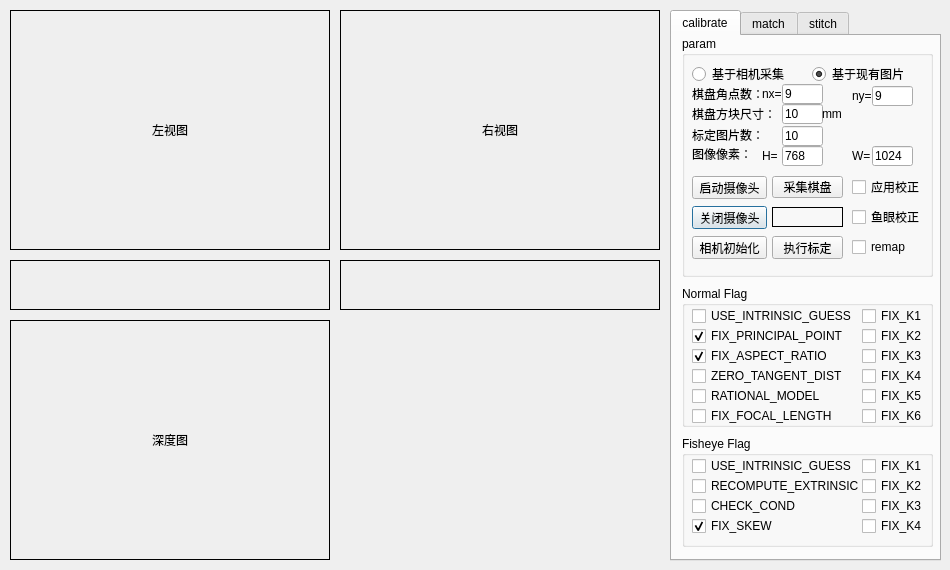
<?xml version="1.0" encoding="UTF-8"?>
<ui version="4.0">
 <class>Dialog</class>
 <widget class="QDialog" name="Dialog">
  <property name="geometry">
   <rect>
    <x>0</x>
    <y>0</y>
    <width>950</width>
    <height>570</height>
   </rect>
  </property>
  <property name="windowTitle">
   <string>Dialog</string>
  </property>
  <widget class="QLabel" name="label_left">
   <property name="geometry">
    <rect>
     <x>10</x>
     <y>10</y>
     <width>320</width>
     <height>240</height>
    </rect>
   </property>
   <property name="frameShape">
    <enum>QFrame::Box</enum>
   </property>
   <property name="text">
    <string>左视图</string>
   </property>
   <property name="alignment">
    <set>Qt::AlignCenter</set>
   </property>
  </widget>
  <widget class="QLabel" name="label_right">
   <property name="geometry">
    <rect>
     <x>340</x>
     <y>10</y>
     <width>320</width>
     <height>240</height>
    </rect>
   </property>
   <property name="frameShape">
    <enum>QFrame::Box</enum>
   </property>
   <property name="text">
    <string>右视图</string>
   </property>
   <property name="alignment">
    <set>Qt::AlignCenter</set>
   </property>
  </widget>
  <widget class="QLabel" name="label_dispa">
   <property name="geometry">
    <rect>
     <x>10</x>
     <y>320</y>
     <width>320</width>
     <height>240</height>
    </rect>
   </property>
   <property name="frameShape">
    <enum>QFrame::Box</enum>
   </property>
   <property name="text">
    <string>深度图</string>
   </property>
   <property name="alignment">
    <set>Qt::AlignCenter</set>
   </property>
  </widget>
  <widget class="QTabWidget" name="tabWidget">
   <property name="geometry">
    <rect>
     <x>670</x>
     <y>10</y>
     <width>271</width>
     <height>551</height>
    </rect>
   </property>
   <property name="currentIndex">
    <number>0</number>
   </property>
   <widget class="QWidget" name="calibrate">
    <attribute name="title">
     <string>calibrate</string>
    </attribute>
    <widget class="QGroupBox" name="groupBox_2">
     <property name="geometry">
      <rect>
       <x>10</x>
       <y>0</y>
       <width>251</width>
       <height>241</height>
      </rect>
     </property>
     <property name="title">
      <string>param</string>
     </property>
     <widget class="QRadioButton" name="radioButton_cam">
      <property name="geometry">
       <rect>
        <x>10</x>
        <y>30</y>
        <width>111</width>
        <height>16</height>
       </rect>
      </property>
      <property name="text">
       <string>基于相机采集</string>
      </property>
     </widget>
     <widget class="QRadioButton" name="radioButton_img">
      <property name="geometry">
       <rect>
        <x>130</x>
        <y>30</y>
        <width>101</width>
        <height>16</height>
       </rect>
      </property>
      <property name="text">
       <string>基于现有图片</string>
      </property>
      <property name="checkable">
       <bool>true</bool>
      </property>
      <property name="checked">
       <bool>true</bool>
      </property>
      <property name="autoRepeat">
       <bool>false</bool>
      </property>
     </widget>
     <widget class="QLineEdit" name="lineEdit_pic_num">
      <property name="geometry">
       <rect>
        <x>100</x>
        <y>90</y>
        <width>41</width>
        <height>20</height>
       </rect>
      </property>
      <property name="text">
       <string>10</string>
      </property>
     </widget>
     <widget class="QLineEdit" name="lineEdit_length">
      <property name="geometry">
       <rect>
        <x>100</x>
        <y>68</y>
        <width>41</width>
        <height>20</height>
       </rect>
      </property>
      <property name="text">
       <string>10</string>
      </property>
     </widget>
     <widget class="QLabel" name="label_10">
      <property name="geometry">
       <rect>
        <x>10</x>
        <y>91</y>
        <width>81</width>
        <height>16</height>
       </rect>
      </property>
      <property name="text">
       <string>标定图片数：</string>
      </property>
     </widget>
     <widget class="QLineEdit" name="lineEdit_py">
      <property name="geometry">
       <rect>
        <x>190</x>
        <y>50</y>
        <width>41</width>
        <height>20</height>
       </rect>
      </property>
      <property name="text">
       <string>9</string>
      </property>
     </widget>
     <widget class="QLineEdit" name="lineEdit_px">
      <property name="geometry">
       <rect>
        <x>100</x>
        <y>48</y>
        <width>41</width>
        <height>20</height>
       </rect>
      </property>
      <property name="text">
       <string>9</string>
      </property>
     </widget>
     <widget class="QLabel" name="label_5">
      <property name="geometry">
       <rect>
        <x>10</x>
        <y>50</y>
        <width>71</width>
        <height>16</height>
       </rect>
      </property>
      <property name="text">
       <string>棋盘角点数：</string>
      </property>
     </widget>
     <widget class="QLabel" name="label_6">
      <property name="geometry">
       <rect>
        <x>80</x>
        <y>50</y>
        <width>21</width>
        <height>16</height>
       </rect>
      </property>
      <property name="text">
       <string>nx=</string>
      </property>
     </widget>
     <widget class="QLabel" name="label_7">
      <property name="geometry">
       <rect>
        <x>170</x>
        <y>52</y>
        <width>21</width>
        <height>16</height>
       </rect>
      </property>
      <property name="text">
       <string>ny=</string>
      </property>
     </widget>
     <widget class="QLabel" name="label_9">
      <property name="geometry">
       <rect>
        <x>140</x>
        <y>70</y>
        <width>31</width>
        <height>16</height>
       </rect>
      </property>
      <property name="text">
       <string>mm</string>
      </property>
     </widget>
     <widget class="QLabel" name="label_8">
      <property name="geometry">
       <rect>
        <x>10</x>
        <y>70</y>
        <width>81</width>
        <height>16</height>
       </rect>
      </property>
      <property name="text">
       <string>棋盘方块尺寸：</string>
      </property>
     </widget>
     <widget class="QCheckBox" name="checkBox_rectify">
      <property name="geometry">
       <rect>
        <x>170</x>
        <y>143</y>
        <width>71</width>
        <height>16</height>
       </rect>
      </property>
      <property name="text">
       <string>应用校正</string>
      </property>
      <property name="checked">
       <bool>false</bool>
      </property>
     </widget>
     <widget class="QPushButton" name="pushButton_CloseCam">
      <property name="geometry">
       <rect>
        <x>10</x>
        <y>170</y>
        <width>75</width>
        <height>23</height>
       </rect>
      </property>
      <property name="text">
       <string>关闭摄像头</string>
      </property>
     </widget>
     <widget class="QPushButton" name="pushButton_Calib">
      <property name="geometry">
       <rect>
        <x>90</x>
        <y>200</y>
        <width>71</width>
        <height>23</height>
       </rect>
      </property>
      <property name="text">
       <string>执行标定</string>
      </property>
     </widget>
     <widget class="QPushButton" name="pushButton_OpenCam">
      <property name="geometry">
       <rect>
        <x>10</x>
        <y>140</y>
        <width>75</width>
        <height>23</height>
       </rect>
      </property>
      <property name="text">
       <string>启动摄像头</string>
      </property>
     </widget>
     <widget class="QPushButton" name="pushButton_chessboard">
      <property name="geometry">
       <rect>
        <x>90</x>
        <y>140</y>
        <width>71</width>
        <height>22</height>
       </rect>
      </property>
      <property name="text">
       <string>采集棋盘</string>
      </property>
     </widget>
     <widget class="QLabel" name="label_info">
      <property name="geometry">
       <rect>
        <x>90</x>
        <y>171</y>
        <width>71</width>
        <height>20</height>
       </rect>
      </property>
      <property name="frameShape">
       <enum>QFrame::Box</enum>
      </property>
      <property name="text">
       <string/>
      </property>
      <property name="textFormat">
       <enum>Qt::PlainText</enum>
      </property>
     </widget>
     <widget class="QPushButton" name="pushButton_initCamera">
      <property name="geometry">
       <rect>
        <x>10</x>
        <y>200</y>
        <width>75</width>
        <height>23</height>
       </rect>
      </property>
      <property name="text">
       <string>相机初始化</string>
      </property>
     </widget>
     <widget class="QLabel" name="label_18">
      <property name="geometry">
       <rect>
        <x>10</x>
        <y>110</y>
        <width>81</width>
        <height>16</height>
       </rect>
      </property>
      <property name="text">
       <string>图像像素：</string>
      </property>
     </widget>
     <widget class="QLineEdit" name="lineEdit_height">
      <property name="geometry">
       <rect>
        <x>100</x>
        <y>110</y>
        <width>41</width>
        <height>20</height>
       </rect>
      </property>
      <property name="text">
       <string>768</string>
      </property>
     </widget>
     <widget class="QLabel" name="label_19">
      <property name="geometry">
       <rect>
        <x>80</x>
        <y>110</y>
        <width>21</width>
        <height>20</height>
       </rect>
      </property>
      <property name="text">
       <string>H=</string>
      </property>
     </widget>
     <widget class="QLabel" name="label_20">
      <property name="geometry">
       <rect>
        <x>170</x>
        <y>110</y>
        <width>21</width>
        <height>20</height>
       </rect>
      </property>
      <property name="text">
       <string>W=</string>
      </property>
     </widget>
     <widget class="QLineEdit" name="lineEdit_width">
      <property name="geometry">
       <rect>
        <x>190</x>
        <y>110</y>
        <width>41</width>
        <height>20</height>
       </rect>
      </property>
      <property name="text">
       <string>1024</string>
      </property>
     </widget>
     <widget class="QCheckBox" name="checkBox_remap">
      <property name="geometry">
       <rect>
        <x>170</x>
        <y>203</y>
        <width>61</width>
        <height>16</height>
       </rect>
      </property>
      <property name="text">
       <string>remap</string>
      </property>
      <property name="checked">
       <bool>false</bool>
      </property>
     </widget>
     <widget class="QCheckBox" name="checkBox_fisheye">
      <property name="geometry">
       <rect>
        <x>170</x>
        <y>173</y>
        <width>71</width>
        <height>16</height>
       </rect>
      </property>
      <property name="text">
       <string>鱼眼校正</string>
      </property>
      <property name="checked">
       <bool>false</bool>
      </property>
     </widget>
    </widget>
    <widget class="QGroupBox" name="groupBox_3">
     <property name="geometry">
      <rect>
       <x>10</x>
       <y>250</y>
       <width>251</width>
       <height>141</height>
      </rect>
     </property>
     <property name="title">
      <string>Normal Flag</string>
     </property>
     <widget class="QCheckBox" name="checkBox_UIG">
      <property name="geometry">
       <rect>
        <x>10</x>
        <y>20</y>
        <width>161</width>
        <height>20</height>
       </rect>
      </property>
      <property name="text">
       <string>USE_INTRINSIC_GUESS</string>
      </property>
      <property name="checked">
       <bool>false</bool>
      </property>
     </widget>
     <widget class="QCheckBox" name="checkBox_FPP">
      <property name="geometry">
       <rect>
        <x>10</x>
        <y>40</y>
        <width>161</width>
        <height>20</height>
       </rect>
      </property>
      <property name="text">
       <string>FIX_PRINCIPAL_POINT</string>
      </property>
      <property name="checked">
       <bool>true</bool>
      </property>
     </widget>
     <widget class="QCheckBox" name="checkBox_FAR">
      <property name="geometry">
       <rect>
        <x>10</x>
        <y>60</y>
        <width>161</width>
        <height>20</height>
       </rect>
      </property>
      <property name="text">
       <string>FIX_ASPECT_RATIO</string>
      </property>
      <property name="checked">
       <bool>true</bool>
      </property>
     </widget>
     <widget class="QCheckBox" name="checkBox_ZTD">
      <property name="geometry">
       <rect>
        <x>10</x>
        <y>80</y>
        <width>161</width>
        <height>20</height>
       </rect>
      </property>
      <property name="text">
       <string>ZERO_TANGENT_DIST</string>
      </property>
     </widget>
     <widget class="QCheckBox" name="checkBox_RM">
      <property name="geometry">
       <rect>
        <x>10</x>
        <y>100</y>
        <width>161</width>
        <height>20</height>
       </rect>
      </property>
      <property name="text">
       <string>RATIONAL_MODEL</string>
      </property>
      <property name="checked">
       <bool>false</bool>
      </property>
     </widget>
     <widget class="QCheckBox" name="checkBox_FK1">
      <property name="geometry">
       <rect>
        <x>180</x>
        <y>20</y>
        <width>71</width>
        <height>20</height>
       </rect>
      </property>
      <property name="text">
       <string>FIX_K1</string>
      </property>
     </widget>
     <widget class="QCheckBox" name="checkBox_FK2">
      <property name="geometry">
       <rect>
        <x>180</x>
        <y>40</y>
        <width>71</width>
        <height>20</height>
       </rect>
      </property>
      <property name="text">
       <string>FIX_K2</string>
      </property>
     </widget>
     <widget class="QCheckBox" name="checkBox_FK3">
      <property name="geometry">
       <rect>
        <x>180</x>
        <y>60</y>
        <width>71</width>
        <height>20</height>
       </rect>
      </property>
      <property name="text">
       <string>FIX_K3</string>
      </property>
     </widget>
     <widget class="QCheckBox" name="checkBox_FK5">
      <property name="geometry">
       <rect>
        <x>180</x>
        <y>100</y>
        <width>71</width>
        <height>20</height>
       </rect>
      </property>
      <property name="text">
       <string>FIX_K5</string>
      </property>
     </widget>
     <widget class="QCheckBox" name="checkBox_FK4">
      <property name="geometry">
       <rect>
        <x>180</x>
        <y>80</y>
        <width>71</width>
        <height>20</height>
       </rect>
      </property>
      <property name="text">
       <string>FIX_K4</string>
      </property>
     </widget>
     <widget class="QCheckBox" name="checkBox_FK6">
      <property name="geometry">
       <rect>
        <x>180</x>
        <y>120</y>
        <width>71</width>
        <height>20</height>
       </rect>
      </property>
      <property name="text">
       <string>FIX_K6</string>
      </property>
     </widget>
     <widget class="QCheckBox" name="checkBox_FFL">
      <property name="geometry">
       <rect>
        <x>10</x>
        <y>120</y>
        <width>151</width>
        <height>20</height>
       </rect>
      </property>
      <property name="text">
       <string>FIX_FOCAL_LENGTH</string>
      </property>
      <property name="checked">
       <bool>false</bool>
      </property>
     </widget>
    </widget>
    <widget class="QGroupBox" name="groupBox_4">
     <property name="geometry">
      <rect>
       <x>10</x>
       <y>400</y>
       <width>251</width>
       <height>111</height>
      </rect>
     </property>
     <property name="title">
      <string>Fisheye Flag</string>
     </property>
     <widget class="QCheckBox" name="checkBox_FUIG">
      <property name="geometry">
       <rect>
        <x>10</x>
        <y>20</y>
        <width>161</width>
        <height>20</height>
       </rect>
      </property>
      <property name="text">
       <string>USE_INTRINSIC_GUESS</string>
      </property>
      <property name="checked">
       <bool>false</bool>
      </property>
     </widget>
     <widget class="QCheckBox" name="checkBox_FRE">
      <property name="geometry">
       <rect>
        <x>10</x>
        <y>40</y>
        <width>171</width>
        <height>20</height>
       </rect>
      </property>
      <property name="text">
       <string>RECOMPUTE_EXTRINSIC</string>
      </property>
      <property name="checked">
       <bool>false</bool>
      </property>
     </widget>
     <widget class="QCheckBox" name="checkBox_FCC">
      <property name="geometry">
       <rect>
        <x>10</x>
        <y>60</y>
        <width>221</width>
        <height>20</height>
       </rect>
      </property>
      <property name="text">
       <string>CHECK_COND</string>
      </property>
      <property name="checked">
       <bool>false</bool>
      </property>
     </widget>
     <widget class="QCheckBox" name="checkBox_FFS">
      <property name="geometry">
       <rect>
        <x>10</x>
        <y>80</y>
        <width>221</width>
        <height>20</height>
       </rect>
      </property>
      <property name="text">
       <string>FIX_SKEW</string>
      </property>
      <property name="checked">
       <bool>true</bool>
      </property>
     </widget>
     <widget class="QCheckBox" name="checkBox_FFK1">
      <property name="geometry">
       <rect>
        <x>180</x>
        <y>20</y>
        <width>71</width>
        <height>20</height>
       </rect>
      </property>
      <property name="text">
       <string>FIX_K1</string>
      </property>
     </widget>
     <widget class="QCheckBox" name="checkBox_FFK2">
      <property name="geometry">
       <rect>
        <x>180</x>
        <y>40</y>
        <width>71</width>
        <height>20</height>
       </rect>
      </property>
      <property name="text">
       <string>FIX_K2</string>
      </property>
     </widget>
     <widget class="QCheckBox" name="checkBox_FFK3">
      <property name="geometry">
       <rect>
        <x>180</x>
        <y>60</y>
        <width>71</width>
        <height>20</height>
       </rect>
      </property>
      <property name="text">
       <string>FIX_K3</string>
      </property>
     </widget>
     <widget class="QCheckBox" name="checkBox_FFK4">
      <property name="geometry">
       <rect>
        <x>180</x>
        <y>80</y>
        <width>71</width>
        <height>20</height>
       </rect>
      </property>
      <property name="text">
       <string>FIX_K4</string>
      </property>
     </widget>
    </widget>
   </widget>
   <widget class="QWidget" name="match">
    <attribute name="title">
     <string>match</string>
    </attribute>
    <widget class="QGroupBox" name="groupBox">
     <property name="geometry">
      <rect>
       <x>10</x>
       <y>10</y>
       <width>240</width>
       <height>240</height>
      </rect>
     </property>
     <property name="title">
      <string>双目匹配</string>
     </property>
     <widget class="QRadioButton" name="radioButton_BM">
      <property name="geometry">
       <rect>
        <x>10</x>
        <y>20</y>
        <width>41</width>
        <height>16</height>
       </rect>
      </property>
      <property name="text">
       <string>BM</string>
      </property>
     </widget>
     <widget class="QRadioButton" name="radioButton_SGBM">
      <property name="geometry">
       <rect>
        <x>60</x>
        <y>20</y>
        <width>61</width>
        <height>16</height>
       </rect>
      </property>
      <property name="text">
       <string>SGBM</string>
      </property>
      <property name="checked">
       <bool>true</bool>
      </property>
     </widget>
     <widget class="QRadioButton" name="radioButton_VAR">
      <property name="geometry">
       <rect>
        <x>130</x>
        <y>20</y>
        <width>51</width>
        <height>16</height>
       </rect>
      </property>
      <property name="text">
       <string>VAR</string>
      </property>
     </widget>
     <widget class="QLabel" name="label">
      <property name="geometry">
       <rect>
        <x>10</x>
        <y>50</y>
        <width>54</width>
        <height>12</height>
       </rect>
      </property>
      <property name="text">
       <string>minDisp</string>
      </property>
     </widget>
     <widget class="QLabel" name="label_2">
      <property name="geometry">
       <rect>
        <x>10</x>
        <y>72</y>
        <width>54</width>
        <height>12</height>
       </rect>
      </property>
      <property name="text">
       <string>numDisp</string>
      </property>
     </widget>
     <widget class="QLabel" name="label_3">
      <property name="geometry">
       <rect>
        <x>10</x>
        <y>92</y>
        <width>61</width>
        <height>16</height>
       </rect>
      </property>
      <property name="text">
       <string>SADWinSize</string>
      </property>
     </widget>
     <widget class="QLabel" name="label_11">
      <property name="geometry">
       <rect>
        <x>10</x>
        <y>113</y>
        <width>54</width>
        <height>12</height>
       </rect>
      </property>
      <property name="text">
       <string>textThres</string>
      </property>
     </widget>
     <widget class="QLabel" name="label_12">
      <property name="geometry">
       <rect>
        <x>10</x>
        <y>132</y>
        <width>71</width>
        <height>16</height>
       </rect>
      </property>
      <property name="text">
       <string>dispMaxDiff</string>
      </property>
     </widget>
     <widget class="QLabel" name="label_13">
      <property name="geometry">
       <rect>
        <x>128</x>
        <y>50</y>
        <width>61</width>
        <height>16</height>
       </rect>
      </property>
      <property name="text">
       <string>prefitCap</string>
      </property>
     </widget>
     <widget class="QLabel" name="label_14">
      <property name="geometry">
       <rect>
        <x>128</x>
        <y>70</y>
        <width>61</width>
        <height>16</height>
       </rect>
      </property>
      <property name="text">
       <string>uniqRatio</string>
      </property>
     </widget>
     <widget class="QLabel" name="label_15">
      <property name="geometry">
       <rect>
        <x>128</x>
        <y>91</y>
        <width>61</width>
        <height>16</height>
       </rect>
      </property>
      <property name="text">
       <string>SpeckRange</string>
      </property>
     </widget>
     <widget class="QLabel" name="label_16">
      <property name="geometry">
       <rect>
        <x>126</x>
        <y>112</y>
        <width>81</width>
        <height>16</height>
       </rect>
      </property>
      <property name="text">
       <string>SpeckWinSize</string>
      </property>
     </widget>
     <widget class="QSpinBox" name="spinBox_minDisp">
      <property name="geometry">
       <rect>
        <x>80</x>
        <y>50</y>
        <width>42</width>
        <height>22</height>
       </rect>
      </property>
     </widget>
     <widget class="QSpinBox" name="spinBox_numDisp">
      <property name="geometry">
       <rect>
        <x>80</x>
        <y>70</y>
        <width>42</width>
        <height>22</height>
       </rect>
      </property>
      <property name="minimum">
       <number>16</number>
      </property>
      <property name="maximum">
       <number>256</number>
      </property>
      <property name="singleStep">
       <number>16</number>
      </property>
      <property name="value">
       <number>64</number>
      </property>
     </widget>
     <widget class="QSpinBox" name="spinBox_SADWS">
      <property name="geometry">
       <rect>
        <x>80</x>
        <y>90</y>
        <width>42</width>
        <height>22</height>
       </rect>
      </property>
      <property name="minimum">
       <number>5</number>
      </property>
      <property name="maximum">
       <number>255</number>
      </property>
      <property name="singleStep">
       <number>2</number>
      </property>
      <property name="value">
       <number>5</number>
      </property>
     </widget>
     <widget class="QSpinBox" name="spinBox_textThres">
      <property name="geometry">
       <rect>
        <x>80</x>
        <y>110</y>
        <width>42</width>
        <height>22</height>
       </rect>
      </property>
      <property name="value">
       <number>10</number>
      </property>
     </widget>
     <widget class="QSpinBox" name="spinBox_disp12MaxDiff">
      <property name="geometry">
       <rect>
        <x>80</x>
        <y>130</y>
        <width>42</width>
        <height>22</height>
       </rect>
      </property>
      <property name="minimum">
       <number>-1</number>
      </property>
      <property name="maximum">
       <number>1</number>
      </property>
      <property name="value">
       <number>-1</number>
      </property>
     </widget>
     <widget class="QSpinBox" name="spinBox__prefitCap">
      <property name="geometry">
       <rect>
        <x>200</x>
        <y>50</y>
        <width>42</width>
        <height>22</height>
       </rect>
      </property>
      <property name="minimum">
       <number>1</number>
      </property>
      <property name="singleStep">
       <number>2</number>
      </property>
      <property name="value">
       <number>31</number>
      </property>
     </widget>
     <widget class="QSpinBox" name="spinBox_uniqRatio">
      <property name="geometry">
       <rect>
        <x>200</x>
        <y>70</y>
        <width>42</width>
        <height>22</height>
       </rect>
      </property>
      <property name="minimum">
       <number>1</number>
      </property>
      <property name="maximum">
       <number>99</number>
      </property>
      <property name="value">
       <number>25</number>
      </property>
     </widget>
     <widget class="QSpinBox" name="spinBox_SpeckRange">
      <property name="geometry">
       <rect>
        <x>200</x>
        <y>90</y>
        <width>42</width>
        <height>22</height>
       </rect>
      </property>
      <property name="value">
       <number>1</number>
      </property>
     </widget>
     <widget class="QSpinBox" name="spinBox_SpeckWS">
      <property name="geometry">
       <rect>
        <x>200</x>
        <y>110</y>
        <width>42</width>
        <height>22</height>
       </rect>
      </property>
      <property name="minimum">
       <number>5</number>
      </property>
      <property name="maximum">
       <number>255</number>
      </property>
      <property name="singleStep">
       <number>2</number>
      </property>
      <property name="value">
       <number>100</number>
      </property>
     </widget>
     <widget class="QPushButton" name="pushButton_DispStart">
      <property name="geometry">
       <rect>
        <x>10</x>
        <y>180</y>
        <width>75</width>
        <height>23</height>
       </rect>
      </property>
      <property name="text">
       <string>计算视差</string>
      </property>
     </widget>
     <widget class="QPushButton" name="pushButton_DispStop">
      <property name="geometry">
       <rect>
        <x>10</x>
        <y>210</y>
        <width>75</width>
        <height>23</height>
       </rect>
      </property>
      <property name="text">
       <string>停止计算</string>
      </property>
     </widget>
     <widget class="QCheckBox" name="checkBox_face">
      <property name="geometry">
       <rect>
        <x>100</x>
        <y>185</y>
        <width>71</width>
        <height>16</height>
       </rect>
      </property>
      <property name="text">
       <string>人脸识别</string>
      </property>
     </widget>
     <widget class="QLabel" name="label_17">
      <property name="geometry">
       <rect>
        <x>126</x>
        <y>133</y>
        <width>81</width>
        <height>16</height>
       </rect>
      </property>
      <property name="text">
       <string>视差图颜色</string>
      </property>
     </widget>
     <widget class="QSpinBox" name="spinBox_ColorValue">
      <property name="geometry">
       <rect>
        <x>200</x>
        <y>130</y>
        <width>42</width>
        <height>22</height>
       </rect>
      </property>
      <property name="minimum">
       <number>50</number>
      </property>
      <property name="maximum">
       <number>1000</number>
      </property>
      <property name="singleStep">
       <number>50</number>
      </property>
      <property name="value">
       <number>200</number>
      </property>
     </widget>
     <widget class="QRadioButton" name="radioButton_GC">
      <property name="geometry">
       <rect>
        <x>190</x>
        <y>20</y>
        <width>51</width>
        <height>16</height>
       </rect>
      </property>
      <property name="text">
       <string>GC</string>
      </property>
     </widget>
    </widget>
   </widget>
   <widget class="QWidget" name="stitch">
    <attribute name="title">
     <string>stitch</string>
    </attribute>
   </widget>
  </widget>
  <widget class="QLabel" name="label_left_info">
   <property name="geometry">
    <rect>
     <x>10</x>
     <y>260</y>
     <width>320</width>
     <height>50</height>
    </rect>
   </property>
   <property name="frameShape">
    <enum>QFrame::Box</enum>
   </property>
   <property name="text">
    <string/>
   </property>
  </widget>
  <widget class="QLabel" name="label_right_info">
   <property name="geometry">
    <rect>
     <x>340</x>
     <y>260</y>
     <width>320</width>
     <height>50</height>
    </rect>
   </property>
   <property name="frameShape">
    <enum>QFrame::Box</enum>
   </property>
   <property name="text">
    <string/>
   </property>
  </widget>
 </widget>
 <layoutdefault spacing="6" margin="11"/>
 <resources/>
 <connections/>
</ui>
